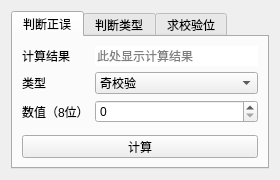
<?xml version="1.0" encoding="UTF-8"?>
<ui version="4.0">
 <class>Form</class>
 <widget class="QWidget" name="Form">
  <property name="geometry">
   <rect>
    <x>0</x>
    <y>0</y>
    <width>280</width>
    <height>180</height>
   </rect>
  </property>
  <property name="minimumSize">
   <size>
    <width>280</width>
    <height>180</height>
   </size>
  </property>
  <property name="maximumSize">
   <size>
    <width>280</width>
    <height>180</height>
   </size>
  </property>
  <property name="windowTitle">
   <string>奇偶校验码</string>
  </property>
  <property name="windowIcon">
   <iconset resource="ico.qrc">
    <normaloff>:/ico/ico/ZzCalcBox.png</normaloff>:/ico/ico/ZzCalcBox.png</iconset>
  </property>
  <layout class="QGridLayout" name="gridLayout_3">
   <item row="0" column="0">
    <widget class="QTabWidget" name="tabWidget">
     <property name="currentIndex">
      <number>0</number>
     </property>
     <widget class="QWidget" name="tab_1">
      <attribute name="title">
       <string>判断正误</string>
      </attribute>
      <layout class="QFormLayout" name="formLayout">
       <item row="1" column="0">
        <widget class="QLabel" name="label_6">
         <property name="text">
          <string>计算结果</string>
         </property>
        </widget>
       </item>
       <item row="2" column="0">
        <widget class="QLabel" name="label_4">
         <property name="text">
          <string>类型</string>
         </property>
        </widget>
       </item>
       <item row="2" column="1">
        <widget class="QComboBox" name="tab1_combo_type">
         <item>
          <property name="text">
           <string>奇校验</string>
          </property>
         </item>
         <item>
          <property name="text">
           <string>偶校验</string>
          </property>
         </item>
        </widget>
       </item>
       <item row="3" column="0">
        <widget class="QLabel" name="label_5">
         <property name="text">
          <string>数值（8位）</string>
         </property>
        </widget>
       </item>
       <item row="3" column="1">
        <widget class="QSpinBox" name="tab1_spin_num">
         <property name="maximum">
          <number>255</number>
         </property>
         <property name="displayIntegerBase">
          <number>2</number>
         </property>
        </widget>
       </item>
       <item row="5" column="0" colspan="2">
        <widget class="QPushButton" name="tab1_btn_calc">
         <property name="text">
          <string>计算</string>
         </property>
        </widget>
       </item>
       <item row="4" column="0" colspan="2">
        <spacer name="verticalSpacer_3">
         <property name="orientation">
          <enum>Qt::Vertical</enum>
         </property>
         <property name="sizeHint" stdset="0">
          <size>
           <width>20</width>
           <height>40</height>
          </size>
         </property>
        </spacer>
       </item>
       <item row="1" column="1">
        <widget class="QLineEdit" name="tab1_lineEdit_result">
         <property name="frame">
          <bool>false</bool>
         </property>
         <property name="readOnly">
          <bool>true</bool>
         </property>
         <property name="placeholderText">
          <string>此处显示计算结果</string>
         </property>
        </widget>
       </item>
      </layout>
     </widget>
     <widget class="QWidget" name="tab_2">
      <attribute name="title">
       <string>判断类型</string>
      </attribute>
      <layout class="QFormLayout" name="formLayout_2">
       <item row="0" column="0">
        <widget class="QLabel" name="label_8">
         <property name="text">
          <string>计算结果</string>
         </property>
        </widget>
       </item>
       <item row="1" column="0">
        <widget class="QLabel" name="label_9">
         <property name="text">
          <string>数值（8位）</string>
         </property>
        </widget>
       </item>
       <item row="1" column="1">
        <widget class="QSpinBox" name="tab2_spin_num">
         <property name="maximum">
          <number>255</number>
         </property>
         <property name="displayIntegerBase">
          <number>2</number>
         </property>
        </widget>
       </item>
       <item row="3" column="0" colspan="2">
        <widget class="QPushButton" name="tab2_btn_calc">
         <property name="text">
          <string>计算</string>
         </property>
        </widget>
       </item>
       <item row="2" column="0" colspan="2">
        <spacer name="verticalSpacer_2">
         <property name="orientation">
          <enum>Qt::Vertical</enum>
         </property>
         <property name="sizeHint" stdset="0">
          <size>
           <width>20</width>
           <height>40</height>
          </size>
         </property>
        </spacer>
       </item>
       <item row="0" column="1">
        <widget class="QLineEdit" name="tab2_lineEdit_result">
         <property name="frame">
          <bool>false</bool>
         </property>
         <property name="readOnly">
          <bool>true</bool>
         </property>
         <property name="placeholderText">
          <string>此处显示计算结果</string>
         </property>
        </widget>
       </item>
      </layout>
     </widget>
     <widget class="QWidget" name="tab_3">
      <attribute name="title">
       <string>求校验位</string>
      </attribute>
      <layout class="QFormLayout" name="formLayout_3">
       <item row="0" column="0">
        <widget class="QLabel" name="label">
         <property name="text">
          <string>计算结果</string>
         </property>
        </widget>
       </item>
       <item row="2" column="0">
        <widget class="QLabel" name="label_10">
         <property name="text">
          <string>数值（7位）</string>
         </property>
        </widget>
       </item>
       <item row="2" column="1">
        <widget class="QSpinBox" name="tab3_spin_num">
         <property name="maximum">
          <number>127</number>
         </property>
         <property name="displayIntegerBase">
          <number>2</number>
         </property>
        </widget>
       </item>
       <item row="3" column="0" colspan="2">
        <spacer name="verticalSpacer">
         <property name="orientation">
          <enum>Qt::Vertical</enum>
         </property>
         <property name="sizeHint" stdset="0">
          <size>
           <width>20</width>
           <height>40</height>
          </size>
         </property>
        </spacer>
       </item>
       <item row="4" column="0" colspan="2">
        <widget class="QPushButton" name="tab3_btn_calc">
         <property name="text">
          <string>计算</string>
         </property>
        </widget>
       </item>
       <item row="1" column="0">
        <widget class="QLabel" name="label_2">
         <property name="text">
          <string>类型</string>
         </property>
        </widget>
       </item>
       <item row="1" column="1">
        <widget class="QComboBox" name="tab3_combo_type">
         <item>
          <property name="text">
           <string>奇校验</string>
          </property>
         </item>
         <item>
          <property name="text">
           <string>偶校验</string>
          </property>
         </item>
        </widget>
       </item>
       <item row="0" column="1">
        <widget class="QLineEdit" name="tab3_lineEdit_result">
         <property name="frame">
          <bool>false</bool>
         </property>
         <property name="readOnly">
          <bool>true</bool>
         </property>
         <property name="placeholderText">
          <string>此处显示计算结果</string>
         </property>
        </widget>
       </item>
      </layout>
     </widget>
    </widget>
   </item>
  </layout>
 </widget>
 <resources>
  <include location="ico.qrc"/>
 </resources>
 <connections>
  <connection>
   <sender>tab1_btn_calc</sender>
   <signal>clicked()</signal>
   <receiver>Form</receiver>
   <slot>tab1_btn_calc_clicked()</slot>
   <hints>
    <hint type="sourcelabel">
     <x>173</x>
     <y>147</y>
    </hint>
    <hint type="destinationlabel">
     <x>273</x>
     <y>133</y>
    </hint>
   </hints>
  </connection>
  <connection>
   <sender>tab2_btn_calc</sender>
   <signal>clicked()</signal>
   <receiver>Form</receiver>
   <slot>tab2_btn_calc_clicked()</slot>
   <hints>
    <hint type="sourcelabel">
     <x>219</x>
     <y>146</y>
    </hint>
    <hint type="destinationlabel">
     <x>273</x>
     <y>160</y>
    </hint>
   </hints>
  </connection>
  <connection>
   <sender>tab3_btn_calc</sender>
   <signal>clicked()</signal>
   <receiver>Form</receiver>
   <slot>tab3_btn_calc_clicked()</slot>
   <hints>
    <hint type="sourcelabel">
     <x>187</x>
     <y>150</y>
    </hint>
    <hint type="destinationlabel">
     <x>272</x>
     <y>112</y>
    </hint>
   </hints>
  </connection>
 </connections>
 <slots>
  <slot>tab1_btn_calc_clicked()</slot>
  <slot>tab2_btn_calc_clicked()</slot>
  <slot>tab3_btn_calc_clicked()</slot>
 </slots>
</ui>
